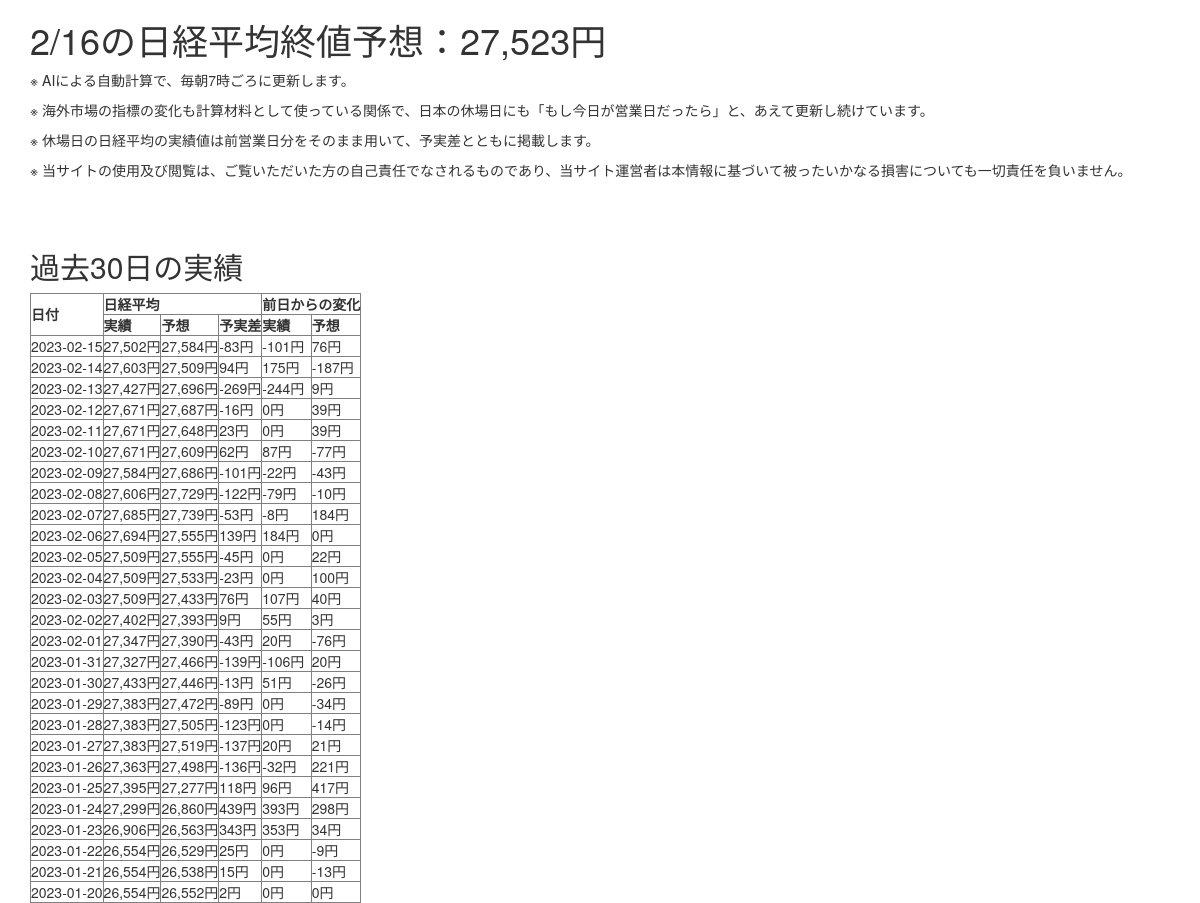
Before: / with the older database file.
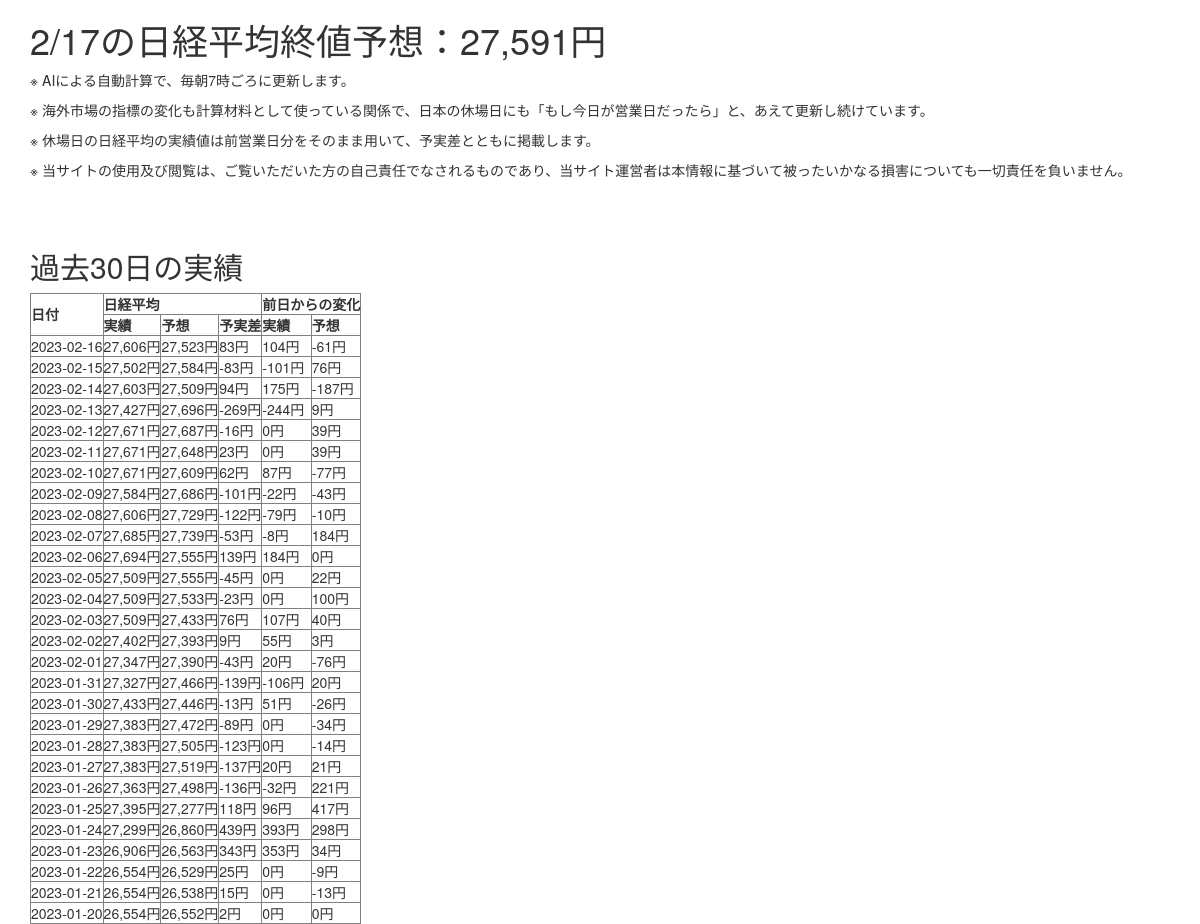
After: the same page with the newer database file.
### tables this page shows
CREATE TABLE actual (Date DATE PRIMARY KEY,Nikkei FLOAT64,last_predict FLOAT64,gap FLOAT64,Nikkei_dod FLOAT64,predict_dod FLOAT64,direction_check STRING);

### main.py (the view)
@app.route('/')
def index():
    with sqlite3.connect(DATABASE) as con:
        df_from_sql = pd.read_sql('SELECT * FROM prediction', con)
    update_time = df_from_sql.iloc[-1,0]
    print(update_time)
    df_from_sql = df_from_sql.set_index('Date')
    if str(today) in df_from_sql.index:
        predict = df_from_sql.loc[str(today),'predict']
    else:
        predict = df_from_sql.loc[str(yesterday), 'predict']
    predict = "{:,.0f}".format(predict)
    print(predict)
    con = sqlite3.connect(DATABASE)
    actual_data = con.execute('SELECT * FROM actual LIMIT 30') .fetchall()
    con.close()
    d_html = datetime.strptime(update_time, '%Y-%m-%d').strftime('%-m/%-d') #ゼロ埋め削除。Windowsでは、-mなどではなく、#mなどと表記する必要
    data = []
    for row in reversed(actual_data):
        data.append({'Date':row[0], 'Nikkei':"{:,.0f}".format(row[1]), 'predict':"{:,.0f}".format(row[2]), 'gap':"{:,.0f}".format(row[3]), 'Nikkei_dod':"{:,.0f}".format(row[4]), 'predict_dod':"{:,.0f}".format(row[5]), 'direction_check':row[6]})
    return render_template(
        'index.html',
        d_html=d_html,
        predict=predict,
        data=data
    )

### templates/index.html (shortened to what this page needs)
{% extends "bootstrap/base.html" %}
{% block content %}
<div class="container">
    <h1>{{ d_html }}の日経平均終値予想：{{ predict }}円</h1>
    <p>※ AIによる自動計算で、毎朝7時ごろに更新します。</p>
    <p>※ 海外市場の指標の変化も計算材料として使っている関係で、日本の休場日にも「もし今日が営業日だったら」と、あえて更新し続けています。</p>
    <p>※ 休場日の日経平均の実績値は前営業日分をそのまま用いて、予実差とともに掲載します。</p>
    <p>※ 当サイトの使用及び閲覧は、ご覧いただいた方の自己責任でなされるものであり、当サイト運営者は本情報に基づいて被ったいかなる損害についても一切責任を負いません。</p>
    <br>
    <br>
    <h2>過去30日の実績</h2>
    {% if data == [] %}
        <p>過去の実績データはまだありません</p>
    {% else %}
        <table border="1">
            <tr>
                <th rowspan="2">日付</th>
                <th colspan="3">日経平均</th>
                <th colspan="2">前日からの変化</th>
            </tr>
            <tr>
                <th>実績</th>
                <th>予想</th>
                <th>予実差</th>
                <th>実績</th>
                <th>予想</th>
            </tr>
            {% for datum in data %}
                <tr>
                    <td>{{ datum.Date }}</td>
                    <td>{{ datum.Nikkei }}円</td>
                    <td>{{ datum.predict }}円</td>
                    <td>{{ datum.gap }}円</td>
                    <td>{{ datum.Nikkei_dod }}円</td>
                    <td>{{ datum.predict_dod }}円</td>
                </tr>
            {% endfor %}
        </table>
    {% endif %}
</div>
{% endblock %}

Changed rows visible on the page:
added actual: Date "2023-02-16", Nikkei "27,606", predict "27,523", gap "83", Nikkei_dod "104", predict_dod "-61"
Other visible differences:
{{ d_html }}: "2/16" → "2/17"
{{ predict }}: "27,523" → "27,591"
